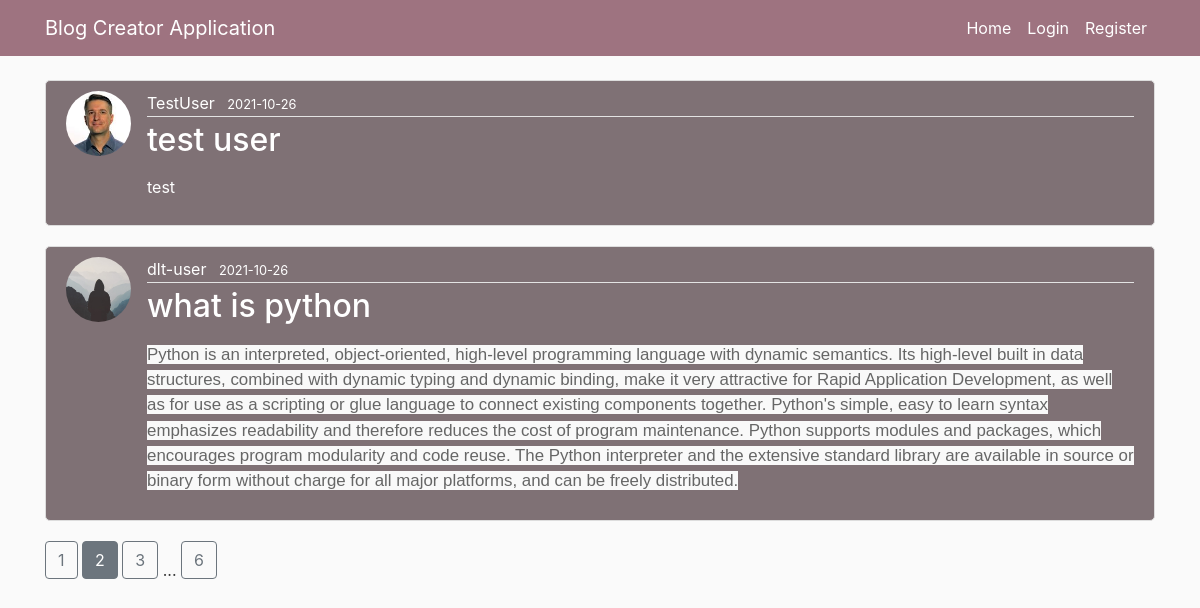
The page /home?page=2 on the database as committed earlier.
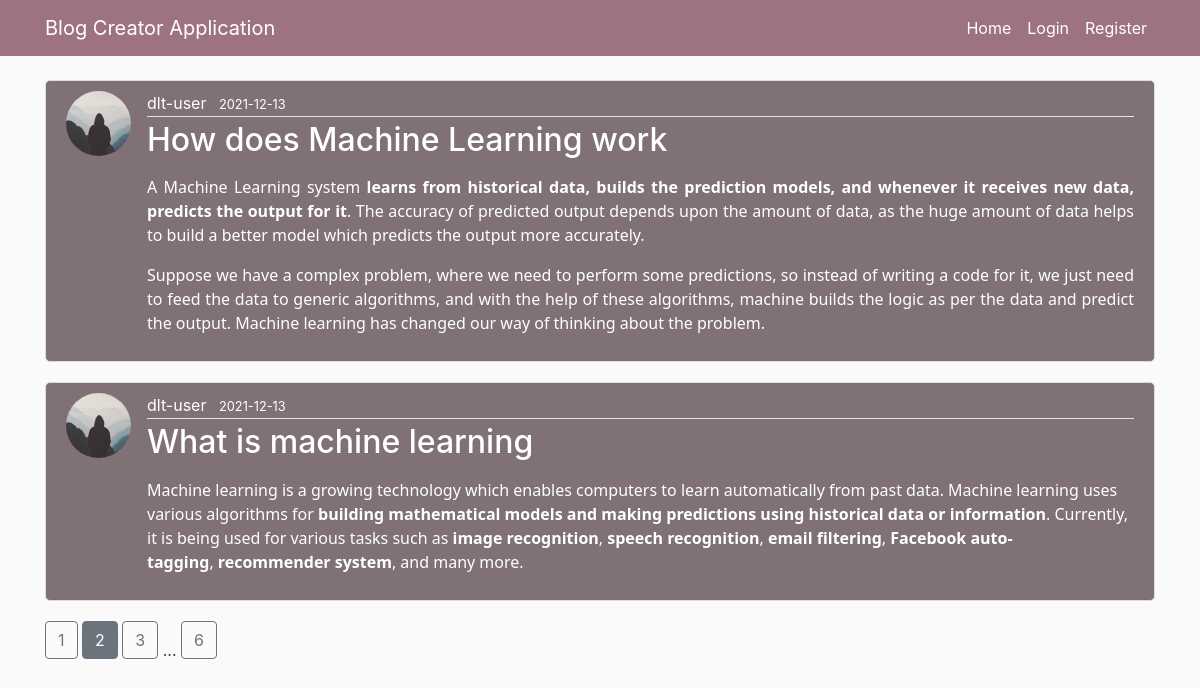
The same page on the database as committed later.
### flaskblog/models.py (models this page shows, shortened)
class Post(db.Model):
  id = db.Column(db.Integer, primary_key=True)
  title = db.Column(db.String(100), nullable=False)
  date_posted = db.Column(db.DateTime, nullable=False, default=t)
  content = db.Column(db.Text, nullable=False)
  user_id = db.Column(db.Integer, db.ForeignKey('user.id'), nullable=False)

class User(db.Model,UserMixin):
  id = db.Column(db.Integer ,primary_key =True)
  username = db.Column(db.String(20) ,unique=True,nullable=False)
  email = db.Column(db.String(20),unique =True,nullable=False)
  image_file = db.Column(db.String(20),nullable=False,default='default.jpg')
  password = db.Column(db.String(20),nullable=False)
  posts = db.relationship('Post' ,backref ='author' ,lazy=True)

### flaskblog/main/routes.py (the view)
@main.route("/")
@main.route("/home")
def home():
  page = request.args.get('page' , 1 , type=int)
  posts = Post.query.order_by(Post.date_posted.desc()).paginate(page=page,per_page=2)
  return render_template('home.html',posts =posts)

### flaskblog/templates/home.html
{% extends "layout.html" %}
{% block content %}
    {% for post in posts.items %}
       <article class="media content-section">
           <img class="rounded-circle article-img" src="{{url_for('static',filename='profile_pics/' + post.author.image_file)}}">
           <div class="media-body">
                <div class="article-metadata">
               <a class="mr-2" href="{{url_for('users.user_posts' , username=post.author.username)}}">{{post.author.username}}</a>
                    <a><small>{{post.date_posted.strftime('%Y-%m-%d')}}</small></a>
           </div>
               <h2 style="color:white;"><a class="article-title" href="{{url_for('posts.post',post_id = post.id)}}">{{post.title}}</a> </h2>
              <p class="article-content">{{post.content|safe}}</p>
           </div>
       </article>
    {% endfor %}
    {% for page_num in posts.iter_pages(left_edge =1 , right_edge=1,left_current =1 ,right_current =2) %}
        {% if page_num %}
            {% if posts.page == page_num %}
                <a class="btn btn-secondary mb-4" href="{{url_for('main.home' , page=page_num)}}">{{page_num}}</a>
            {% else %}
                <a class="btn btn-outline-secondary mb-4" href="{{url_for('main.home' , page=page_num)}}">{{page_num}}</a>
            {% endif %}
        {% else %}
            ...
        {% endif %}
    {% endfor %}
{% endblock content %}

### flaskblog/templates/layout.html (shortened to what this page needs)
<!DOCTYPE html>
<html lang="en">
<head>
    <link rel="stylesheet" href="https://stackpath.bootstrapcdn.com/bootstrap/4.3.1/css/bootstrap.min.css">
 <link rel="stylesheet" type="text/css" href="{{url_for('static' , filename='main.css')}}">
</head>
<body>
<header class="site-header">
    <nav class="navbar navbar-expand-md navbar-dark bg-steel fixed-top">
  <div class="container">
      <a class="navbar-brand mr-4" href="/">Blog Creator Application</a>
  <div class="collapse navbar-collapse" id="navbarToggle">
    <div class="navbar-nav ml-auto">
        <a class="nav-item nav-link" href="{{url_for('main.home')}}">Home</a>
    </div>
      <div class="navbar-nav">
          {% if current_user.is_authenticated%}
          <a class="nav-item nav-link" href="{{url_for('posts.new_post')}}">New Post</a>
          <a class="nav-item nav-link" href="{{url_for('users.account')}}">Account</a>
          <a class="nav-item nav-link" href="{{url_for('users.logout')}}">Logout</a>
          {% else %}
          <a class="nav-item nav-link" href="{{url_for('users.login')}}">Login</a>
          <a class="nav-item nav-link" href="{{url_for('users.register')}}">Register</a>
          {% endif %}
      </div>
  </div>
  </div>
</nav>
</header>
<main role ="main" class="container">
    <div class="row">
        <div class="col-md-12">
             {% block content %} {% endblock %}
        </div>
    </div>
</main>
    <link href="https://cdn.jsdelivr.net/npm/summernote@0.8.18/dist/summernote-bs4.min.css" rel="stylesheet">
</body>
</html>

### flaskblog/static/main.css (style rules this page uses)
body { background: #fafafa; color: #333333; margin-top: 5rem; }
h2 { color:#fff; }
.bg-steel { background-color: #9e7380; }
.site-header .navbar-nav .nav-link { color: #fff; }
.content-section { background: #7f7175; padding: 10px 20px; border: 1px solid #dddddd; border-radius: 5px; margin-bottom: 20px; }
a.article-title { color: #fff; }
a.mr-2 { color: #fff; }
.article-content { white-space: pre-line; }
.media-body p { color:#fff; }
p { margin-top: 0; margin-bottom: 1rem; }
.article-img { height: 65px; width: 65px; margin-right: 16px; }
.article-metadata { padding-bottom: 1px; margin-bottom: 4px; border-bottom: 1px solid #e3e3e3; color:#fff; }

Rows that differ between the two databases and show on the page:
no longer on this page (row unchanged): Post: image_file (picture), author.username "TestUser", date_posted "2021-10-26", title "test user", content "test"
removed Post: image_file (placeholder picture), author.username "dlt-user", date_posted "2021-10-26", title "what is python", content "Python is an interpreted, object-oriented, high-level programming language with dynamic semantics. Its high-level built in data structures, combined with dynamic typing and dynamic binding, make it very attractive for Rapid Application Development, as well as for use as a scripting or glue language to connect existing components together. Python's simple, easy to learn syntax emphasizes readability and therefore reduces the cost of program maintenance. Python supports modules and packages, which encourages program modularity and code reuse. The Python interpreter and the extensive standard library are available in source or binary form without charge for all major platforms, and can be…"
added Post: image_file (placeholder picture), author.username "dlt-user", date_posted "2021-12-13", title "How does Machine Learning work", content "A Machine Learning system learns from historical data, builds the prediction models, and whenever it receives new data, predicts the output for it . The accuracy of predicted output depends upon the amount of data, as the huge amount of data helps to build a better model which predicts the output more accurately. Suppose we have a complex problem, where we need to perform some predictions, so instead of writing a code for it, we just need to feed the data to generic algorithms, and with the help of these algorithms, machine builds the logic as per the data and predict the output. Machine learning has changed our way of thinking about the problem."
added Post: image_file (placeholder picture), author.username "dlt-user", date_posted "2021-12-13", title "What is machine learning", content "Machine learning is a growing technology which enables computers to learn automatically from past data. Machine learning uses various algorithms for building mathematical models and making predictions using historical data or information . Currently, it is being used for various tasks such as image recognition , speech recognition , email filtering , Facebook auto-tagging , recommender system , and many more."
